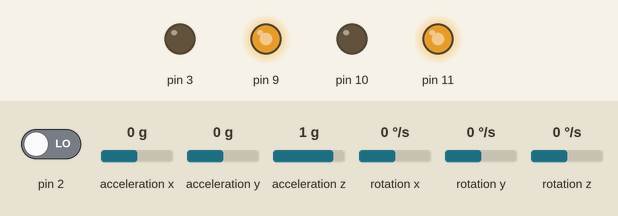
Simulated run of this sketch. Board: Arduino Uno, built with avr-gcc and run on an emulated ATmega328P. Shown: output pins drawn as LEDs (lit = HIGH). The inputs (shaded band) are chosen by the test bench; at power-on: acceleration x 0 g, pin 2 LOW, acceleration y 0 g, acceleration z 1 g, rotation x 0 °/s, rotation y 0 °/s, rotation z 0 °/s. The sensor or clock chip raises its interrupt line as the real part does; what the sketch prints to the serial monitor is not drawn.

Above: at 1.7 s.
1.8 s: acceleration x set to 0.8 g
At 3.0 s:
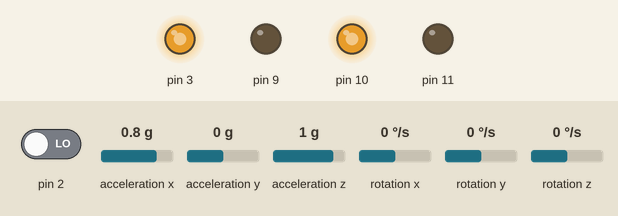
3.3 s: acceleration x set to -1.4 g
At 4.3 s:
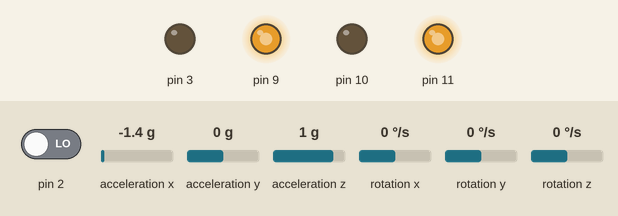
4.8 s: acceleration x set to 1.4 g
At 5.5 s:
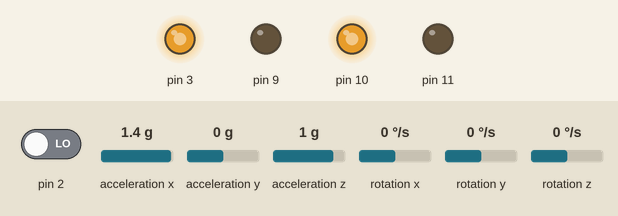
Timing chart, 0 to 7.8 s (numbered marks = the images above; inputs shaded):
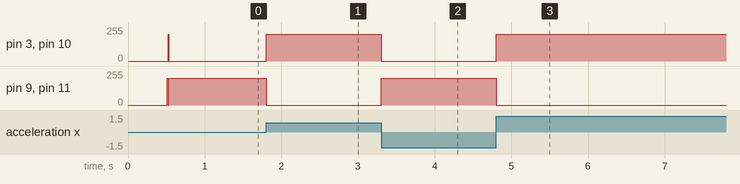

Measured:
- after the input at 1.8 s, pin 3, pin 10: 0/255 → 200/255 at once; pin 9, pin 11: 200/255 → 0/255 at once
- after the input at 3.3 s, pin 3, pin 10: 200/255 → 0/255 at once; pin 9, pin 11: 0/255 → 200/255 at once
- after the input at 4.8 s, pin 3, pin 10: 0/255 → 200/255 at once; pin 9, pin 11: 200/255 → 0/255 at once

The sketch:

Franko.ino
```cpp
#include "LMotorController.h"
#include "I2Cdev.h"
#include "PID_v1.h"
#include "MPU6050_6Axis_MotionApps20.h"

#if I2CDEV_IMPLEMENTATION == I2CDEV_ARDUINO_WIRE
    #include "Wire.h"
#endif


#define LOG_INPUT 0
#define MANUAL_TUNING 0
#define LOG_PID_CONSTANTS 0 //MANUAL_TUNING must be 1
#define MOVE_BACK_FORTH 0

#define MIN_ABS_SPEED 30

//MPU


MPU6050 mpu;

// MPU control/status vars
bool dmpReady = false;  // set true if DMP init was successful
uint8_t mpuIntStatus;   // holds actual interrupt status byte from MPU
uint8_t devStatus;      // return status after each device operation (0 = success, !0 = error)
uint16_t packetSize;    // expected DMP packet size (default is 42 bytes)
uint16_t fifoCount;     // count of all bytes currently in FIFO
uint8_t fifoBuffer[64]; // FIFO storage buffer

// orientation/motion vars
Quaternion q;           // [w, x, y, z]         quaternion container
VectorFloat gravity;    // [x, y, z]            gravity vector
float ypr[3];           // [yaw, pitch, roll]   yaw/pitch/roll container and gravity vector


//PID


#if MANUAL_TUNING
  double kp , ki, kd;
  double prevKp, prevKi, prevKd;
#endif
double originalSetpoint = 183;
double setpoint = originalSetpoint;
double movingAngleOffset = 0.1;
double input, output;
int moveState=0; //0 = balance; 1 = back; 2 = forth

#if MANUAL_TUNING
  PID pid(&input, &output, &setpoint, 0, 0, 0, DIRECT);
#else
  PID pid(&input, &output, &setpoint, 70, 240, 1.9, DIRECT);
#endif


//MOTOR CONTROLLER


int IN1 = 9;
int IN2 = 3;
int IN3 = 11;
int IN4 = 10;


LMotorController motorController(IN1,IN2,IN3,IN4, 0.6, 1);


//timers


long time1Hz = 0;
long time5Hz = 0;


volatile bool mpuInterrupt = false;     // indicates whether MPU interrupt pin has gone high
void dmpDataReady()
{
    mpuInterrupt = true;
}


void setup()
{
    // join I2C bus (I2Cdev library doesn't do this automatically)
    #if I2CDEV_IMPLEMENTATION == I2CDEV_ARDUINO_WIRE
        Wire.begin();
        TWBR = 24; // 400kHz I2C clock (200kHz if CPU is 8MHz)
    #elif I2CDEV_IMPLEMENTATION == I2CDEV_BUILTIN_FASTWIRE
        Fastwire::setup(400, true);
    #endif

    // initialize serial communication
    // (115200 chosen because it is required for Teapot Demo output, but it's
    // really up to you depending on your project)
    Serial.begin(115200);
    while (!Serial); // wait for Leonardo enumeration, others continue immediately

    // initialize device
    Serial.println(F("Initializing I2C devices..."));
    mpu.initialize();

    // verify connection
    Serial.println(F("Testing device connections..."));
    Serial.println(mpu.testConnection() ? F("MPU6050 connection successful") : F("MPU6050 connection failed"));

    // load and configure the DMP
    Serial.println(F("Initializing DMP..."));
    devStatus = mpu.dmpInitialize();

    // supply your own gyro offsets here, scaled for min sensitivity
    mpu.setXGyroOffset(220);
    mpu.setYGyroOffset(76);
    mpu.setZGyroOffset(-85);
    mpu.setZAccelOffset(1788); // 1688 factory default for my test chip

    // make sure it worked (returns 0 if so)
    if (devStatus == 0)
    {
        // turn on the DMP, now that it's ready
        Serial.println(F("Enabling DMP..."));
        mpu.setDMPEnabled(true);

        // enable Arduino interrupt detection
        Serial.println(F("Enabling interrupt detection (Arduino external interrupt 0)..."));
        attachInterrupt(0, dmpDataReady, RISING);
        mpuIntStatus = mpu.getIntStatus();

        // set our DMP Ready flag so the main loop() function knows it's okay to use it
        Serial.println(F("DMP ready! Waiting for first interrupt..."));
        dmpReady = true;

        // get expected DMP packet size for later comparison
        packetSize = mpu.dmpGetFIFOPacketSize();

        //setup PID

        pid.SetMode(AUTOMATIC);
        pid.SetSampleTime(10);
        pid.SetOutputLimits(-255, 255);
    }
    else
    {
        // ERROR!
        // 1 = initial memory load failed
        // 2 = DMP configuration updates failed
        // (if it's going to break, usually the code will be 1)
        Serial.print(F("DMP Initialization failed (code "));
        Serial.print(devStatus);
        Serial.println(F(")"));
    }
}


void loop()
{
    // if programming failed, don't try to do anything
    if (!dmpReady) return;

    // wait for MPU interrupt or extra packet(s) available
    while (!mpuInterrupt && fifoCount < packetSize)
    {
        //no mpu data - performing PID calculations and output to motors

        pid.Compute();
        motorController.move(output, MIN_ABS_SPEED);

        unsigned long currentMillis = millis();

        if (currentMillis - time1Hz >= 1000)
        {
            loopAt1Hz();
            time1Hz = currentMillis;
        }

        if (currentMillis - time5Hz >= 5000)
        {
            loopAt5Hz();
            time5Hz = currentMillis;
        }
    }

    // reset interrupt flag and get INT_STATUS byte
    mpuInterrupt = false;
    mpuIntStatus = mpu.getIntStatus();

    // get current FIFO count
    fifoCount = mpu.getFIFOCount();

    // check for overflow (this should never happen unless our code is too inefficient)
    if ((mpuIntStatus & 0x10) || fifoCount == 1024)
    {
        // reset so we can continue cleanly
        mpu.resetFIFO();
        Serial.println(F("FIFO overflow!"));

    // otherwise, check for DMP data ready interrupt (this should happen frequently)
    }
    else if (mpuIntStatus & 0x02)
    {
        // wait for correct available data length, should be a VERY short wait
        while (fifoCount < packetSize) fifoCount = mpu.getFIFOCount();

        // read a packet from FIFO
        mpu.getFIFOBytes(fifoBuffer, packetSize);

        // track FIFO count here in case there is > 1 packet available
        // (this lets us immediately read more without waiting for an interrupt)
        fifoCount -= packetSize;

        mpu.dmpGetQuaternion(&q, fifoBuffer);
        mpu.dmpGetGravity(&gravity, &q);
        mpu.dmpGetYawPitchRoll(ypr, &q, &gravity);
        #if LOG_INPUT
            Serial.print("ypr\t");
            Serial.print(ypr[0] * 180/M_PI);
            Serial.print("\t");
            Serial.print(ypr[1] * 180/M_PI);
            Serial.print("\t");
            Serial.println(ypr[2] * 180/M_PI);
        #endif
        input = ypr[1] * 180/M_PI + 180;
   }
}


void loopAt1Hz()
{
#if MANUAL_TUNING
    setPIDTuningValues();
#endif
}


void loopAt5Hz()
{
    #if MOVE_BACK_FORTH
        moveBackForth();
    #endif
}


//move back and forth


void moveBackForth()
{
    moveState++;
    if (moveState > 2) moveState = 0;

    if (moveState == 0)
      setpoint = originalSetpoint;
    else if (moveState == 1)
      setpoint = originalSetpoint - movingAngleOffset;
    else
      setpoint = originalSetpoint + movingAngleOffset;
}


//PID Tuning (3 potentiometers)

#if MANUAL_TUNING
void setPIDTuningValues()
{
    readPIDTuningValues();

    if (kp != prevKp || ki != prevKi || kd != prevKd)
    {
#if LOG_PID_CONSTANTS
        Serial.print(kp);Serial.print(", ");Serial.print(ki);Serial.print(", ");Serial.println(kd);
#endif

        pid.SetTunings(kp, ki, kd);
        prevKp = kp; prevKi = ki; prevKd = kd;
    }
}


void readPIDTuningValues()
{
    int potKp = analogRead(A0);
    int potKi = analogRead(A1);
    int potKd = analogRead(A2);

    kp = map(potKp, 0, 1023, 0, 25000) / 100.0; //0 - 250
    ki = map(potKi, 0, 1023, 0, 100000) / 100.0; //0 - 1000
    kd = map(potKd, 0, 1023, 0, 500) / 100.0; //0 - 5
}
#endif
```

LMotorController.cpp
```cpp
#include "LMotorController.h"
#include "Arduino.h"


LMotorController::LMotorController( int in1, int in2, int in3, int in4, double motorAConst, double motorBConst)
{
    _motorAConst = motorAConst;
    _motorBConst = motorBConst;

	_in1 = in1;
	_in2 = in2;

	_in3 = in3;
	_in4 = in4;


	pinMode(_in1, OUTPUT);
	pinMode(_in2, OUTPUT);

	pinMode(_in3, OUTPUT);
	pinMode(_in4, OUTPUT);
}


void LMotorController::move(int leftSpeed, int rightSpeed, int minAbsSpeed)
{
    if (rightSpeed < 0)
    {
        rightSpeed = min(rightSpeed, -1*minAbsSpeed);
        rightSpeed = max(rightSpeed, -255);
    }
    else if (rightSpeed > 0)
    {
        rightSpeed = max(rightSpeed, minAbsSpeed);
        rightSpeed = min(rightSpeed, 255);
    }

    int realRightSpeed = map(abs(rightSpeed), 0, 255, minAbsSpeed, 255);

    if (leftSpeed < 0)
    {
        leftSpeed = min(leftSpeed, -1*minAbsSpeed);
        leftSpeed = max(leftSpeed, -255);
    }
    else if (leftSpeed > 0)
    {
        leftSpeed = max(leftSpeed, minAbsSpeed);
        leftSpeed = min(leftSpeed, 255);
    }

    int realLeftSpeed = map(abs(leftSpeed), 0, 255, minAbsSpeed, 255);

    digitalWrite(_in3, rightSpeed > 0 ? HIGH : LOW);
    digitalWrite(_in4, rightSpeed > 0 ? LOW : HIGH);
    digitalWrite(_in1, leftSpeed > 0 ? HIGH : LOW);
    digitalWrite(_in2, leftSpeed > 0 ? LOW : HIGH);


}


void LMotorController::move(int speed, int minAbsSpeed)
{
    int direction = 1;

    if (speed < 0)
    {
        direction = -1;

        speed = min(speed, -1*minAbsSpeed);
        speed = max(speed, -255);
    }
    else
    {
        speed = max(speed, minAbsSpeed);
        speed = min(speed, 255);
    }

    if (speed == _currentSpeed) return;

    int realSpeed = max(minAbsSpeed, abs(speed));

    analogWrite(_in1, speed > 0 ? 200 : 0);
    analogWrite(_in2, speed > 0 ? 0 : 200);
    analogWrite(_in3, speed > 0 ? 200 : 0);
    analogWrite(_in4, speed > 0 ? 0 : 200);


    _currentSpeed = direction * realSpeed;
}


void LMotorController::move(int speed)
{
    if (speed == _currentSpeed) return;

    if (speed > 255) speed = 255;
    else if (speed < -255) speed = -255;

    digitalWrite(_in1, speed > 0 ? HIGH : LOW);
    digitalWrite(_in2, speed > 0 ? LOW : HIGH);
    digitalWrite(_in3, speed > 0 ? HIGH : LOW);
    digitalWrite(_in4, speed > 0 ? LOW : HIGH);


    _currentSpeed = speed;
}


void LMotorController::turnLeft(int speed, bool kick)
{
    digitalWrite(_in1, HIGH);
    digitalWrite(_in2, LOW);
    digitalWrite(_in3, LOW);
    digitalWrite(_in4, HIGH);


}


void LMotorController::turnRight(int speed, bool kick)
{
    digitalWrite(_in1, LOW);
    digitalWrite(_in2, HIGH);
    digitalWrite(_in3, HIGH);
    digitalWrite(_in4, LOW);


}


void LMotorController::stopMoving()
{
    digitalWrite(_in1, LOW);
    digitalWrite(_in2, LOW);
    digitalWrite(_in3, LOW);
    digitalWrite(_in4, LOW);


    _currentSpeed = 0;
}
```

LMotorController.h
```cpp
#ifndef LMotorController_h
#define LMotorController_h


#include "Arduino.h"


class LMotorController
{
protected:
    int  _in1, _in2, _in3, _in4;
    int _currentSpeed;
    double _motorAConst, _motorBConst;
public:
    LMotorController( int in1, int in2, int in3, int in4, double motorAConst, double motorBConst);
    void move(int leftSpeed, int rightSpeed, int minAbsSpeed);
    void move(int speed);
    void move(int speed, int minAbsSpeed);
    void turnLeft(int speed, bool kick);
    void turnRight(int speed, bool kick);
    void stopMoving();
};


#endif
```
